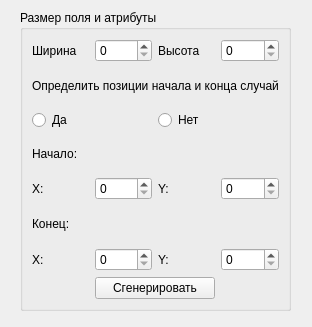
<?xml version="1.0" encoding="UTF-8"?>
<ui version="4.0">
 <class>MainWindow</class>
 <widget class="QMainWindow" name="MainWindow">
  <property name="geometry">
   <rect>
    <x>0</x>
    <y>0</y>
    <width>312</width>
    <height>327</height>
   </rect>
  </property>
  <property name="windowTitle">
   <string>MainWindow</string>
  </property>
  <widget class="QWidget" name="centralwidget">
   <widget class="QGroupBox" name="groupBox">
    <property name="enabled">
     <bool>true</bool>
    </property>
    <property name="geometry">
     <rect>
      <x>20</x>
      <y>10</y>
      <width>271</width>
      <height>301</height>
     </rect>
    </property>
    <property name="title">
     <string>Размер поля и атрибуты</string>
    </property>
    <layout class="QGridLayout" name="gridLayout">
     <item row="0" column="4">
      <widget class="QSpinBox" name="height_box"/>
     </item>
     <item row="3" column="3">
      <widget class="QRadioButton" name="random_no">
       <property name="text">
        <string>Нет</string>
       </property>
      </widget>
     </item>
     <item row="5" column="2">
      <widget class="QSpinBox" name="start_x_box"/>
     </item>
     <item row="7" column="3">
      <widget class="QLabel" name="goal_y_label">
       <property name="text">
        <string>Y:</string>
       </property>
      </widget>
     </item>
     <item row="7" column="4">
      <widget class="QSpinBox" name="goal_y_box"/>
     </item>
     <item row="7" column="1">
      <widget class="QLabel" name="goal_x_label">
       <property name="text">
        <string>X:</string>
       </property>
      </widget>
     </item>
     <item row="9" column="2" colspan="2">
      <widget class="QPushButton" name="show_button">
       <property name="text">
        <string>Сгенерировать</string>
       </property>
      </widget>
     </item>
     <item row="4" column="1">
      <widget class="QLabel" name="start_label">
       <property name="text">
        <string>Начало:</string>
       </property>
      </widget>
     </item>
     <item row="5" column="4">
      <widget class="QSpinBox" name="start_y_box"/>
     </item>
     <item row="0" column="3">
      <widget class="QLabel" name="height_label">
       <property name="text">
        <string>Высота</string>
       </property>
      </widget>
     </item>
     <item row="0" column="1">
      <widget class="QLabel" name="width_label">
       <property name="text">
        <string>Ширина</string>
       </property>
      </widget>
     </item>
     <item row="1" column="1" colspan="4">
      <widget class="QLabel" name="random_label">
       <property name="text">
        <string>Определить позиции начала и конца случайно?</string>
       </property>
      </widget>
     </item>
     <item row="5" column="3">
      <widget class="QLabel" name="start_y_label">
       <property name="text">
        <string>Y:</string>
       </property>
      </widget>
     </item>
     <item row="7" column="2">
      <widget class="QSpinBox" name="goal_x_box"/>
     </item>
     <item row="3" column="1">
      <widget class="QRadioButton" name="random_yes">
       <property name="text">
        <string>Да</string>
       </property>
      </widget>
     </item>
     <item row="0" column="2">
      <widget class="QSpinBox" name="width_box"/>
     </item>
     <item row="5" column="1">
      <widget class="QLabel" name="start_x_label">
       <property name="text">
        <string>X:</string>
       </property>
      </widget>
     </item>
     <item row="6" column="1">
      <widget class="QLabel" name="goal_label">
       <property name="text">
        <string>Конец:</string>
       </property>
      </widget>
     </item>
    </layout>
   </widget>
  </widget>
 </widget>
 <resources/>
 <connections/>
</ui>
